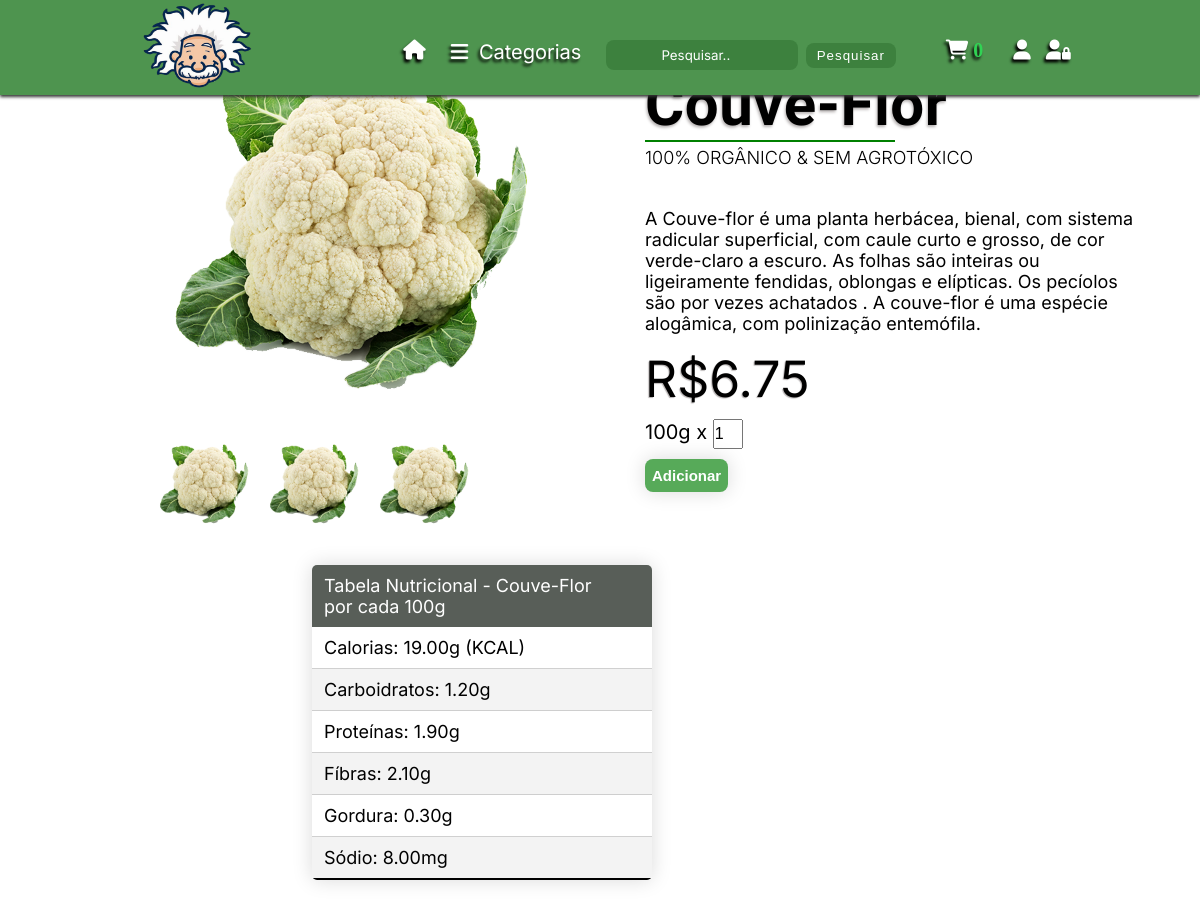
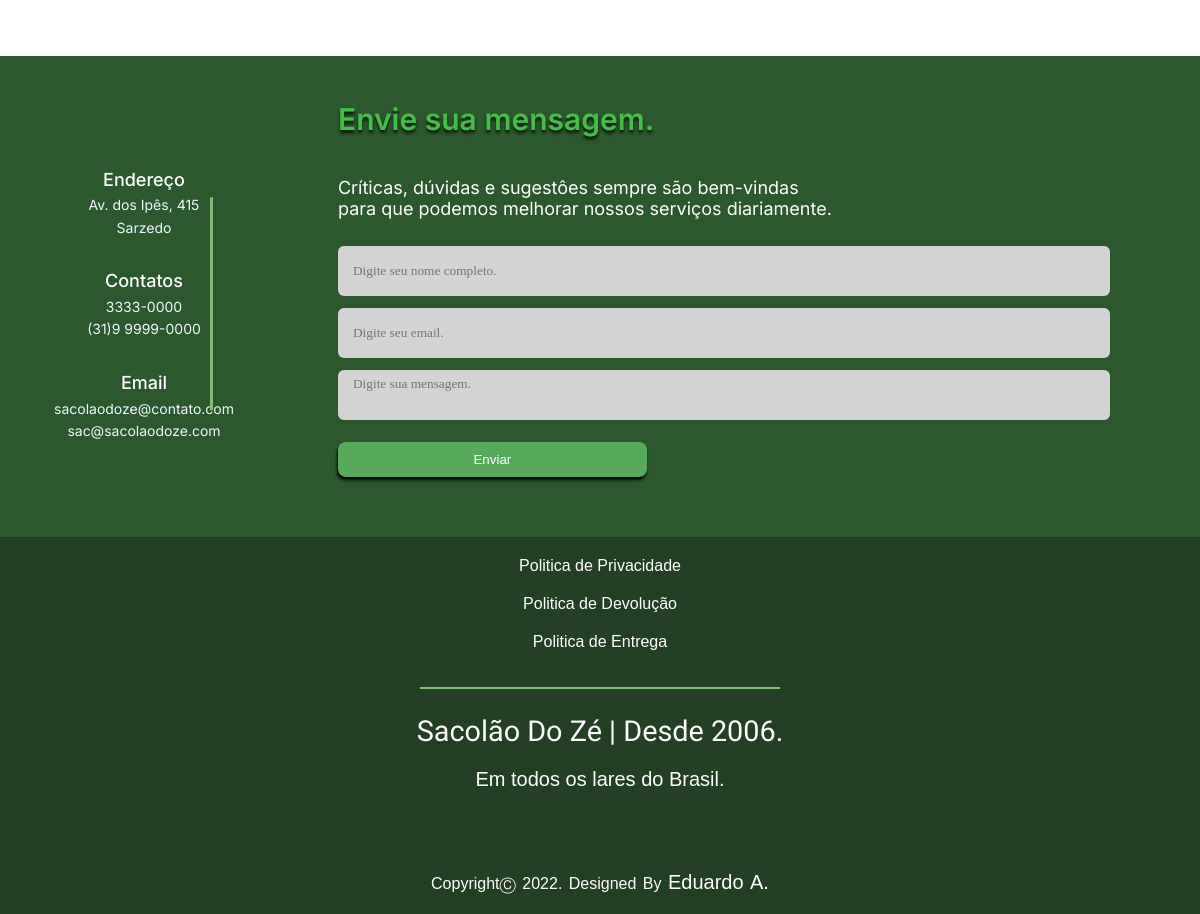
Page /product/9 on the committed database (2 pictures, top to bottom).
### shop/produtos/models.py (models this page shows, shortened)
class AddProduct(db.Model):
    __searchable__= ['name','desc']
    id= db.Column(db.Integer, primary_key=True)
    name= db.Column(db.String(80), nullable=False)
    price= db.Column(db.Numeric(10,2), nullable=False)
    discount= db.Column(db.Integer, default=0)
    stock= db.Column(db.Integer, nullable=False)
    desc= db.Column(db.Text, nullable=False)
    pub_date= db.Column(db.DateTime, nullable=False, default=datetime.utcnow)
    category_id= db.Column(db.Integer, db.ForeignKey('category.id'), nullable=False)
    category= db.relationship('Category', backref=db.backref('categories', lazy=True))
    image_1= db.Column(db.String(150),nullable=False, default='image.jpg')
    image_2= db.Column(db.String(150),nullable=False, default='image.jpg')
    image_3= db.Column(db.String(150),nullable=False, default='image.jpg')
    calorias= db.Column(db.Numeric(10,2), nullable=False)
    proteinas= db.Column(db.Numeric(10,2), nullable=False)
    carboidrato= db.Column(db.Numeric(10,2), nullable=False)
    fibra= db.Column(db.Numeric(10,2), nullable=False)
    fat= db.Column(db.Numeric(10,2), nullable=False)
    sodio= db.Column(db.Numeric(10,2), nullable=False)

### shop/produtos/routes.py (the view)
@app.route('/product/<int:id>')
def single_page(id):
    product= AddProduct.query.get_or_404(id)
    return render_template('produtos/single_page.html', product=product, categories=categories())

### shop/produtos/routes.py (called while the page is built)
def categories():
    categories= Category.query.join(AddProduct, (Category.id==AddProduct.category_id)).all()
    return categories

### shop/templates/produtos/single_page.html (shortened to what this page needs)
{% block content %}
<link rel="stylesheet" href="{{url_for('static', filename='css/single.css')}}">
{% include 'navbar.html' %}
<main>
    <section>
        <div class="container-single">
            <div class="left-side">
                <div class="itens">
                    <div class="select-img">
                        <img src="{{url_for('static', filename='images/' + product.image_1)}}" alt="{{product.name}}">
                    </div>
                    <div class="images-p">
                        <div class="imgs">
                            <img src="{{url_for('static', filename='images/' + product.image_1)}}" alt="{{product.name}}">
                        </div>
                        <div class="imgs">
                            <img src="{{url_for('static', filename='images/' + product.image_2)}}" alt="{{product.name}}">
                        </div>
                        <div class="imgs">
                            <img src="{{url_for('static', filename='images/' + product.image_3)}}" alt="{{product.name}}">
                        </div>
                    </div>
                </div>
            </div>
            <div class="right-side">
                <h2>{{product.name}}</h2>
                <hr width="45%" size="2" color="green">
                <span class="type-title">100% ORGÂNICO & SEM AGROTÓXICO</span>
                <br>
                <br>
                <p>{{product.desc}}</p>
                <span class="price">R${{product.price}}</span>
                <form action="{{url_for('AddCart')}}" method="POST">
                    <label class="quantity">100g x </label>
                    <input style="width: 30px; height: 30px; font-size: 16px;" type="number" name="quantity" id="" value="1" min="1" max="{{product.stock}}">
                    <br>
                    <button type="submit"  class="btn-adc">Adicionar</button>
                </form>
            </div>
        </div>
        <div class="tabela">
            <table class="content-table">
                <thead style="font-size: 18px; background: rgb(88, 94, 88); color: #ffff;">
                    <td>Tabela Nutricional - {{product.name}}<br>
                        por cada 100g</td>
                </thead>
                <tbody>
                    <tr>
                        <td>Calorias: {{product.calorias}}g (KCAL)</td>
                    <tr>
                        <td>Carboidratos: {{product.carboidrato}}g</td>
                    </tr>
                    <tr>
                        <td>Proteínas: {{product.proteinas}}g</td>
                    </tr>
                    <tr>
                        <td>Fíbras: {{product.fibra}}g</td>
                    </tr>
                    <tr>
                        <td>Gordura: {{product.fat}}g</td>
                    </tr>
                    <tr>
                        <td>Sódio: {{product.sodio}}mg</td>
                    </tr>
                </tbody>
            </table>
        </div>
    </section>
</main>
{% include 'footer.html' %}
{% endblock content %}

### shop/templates/navbar.html (shortened to what this page needs)
{% block content %}
<link rel="stylesheet" href="{{url_for('static', filename='css/navbar.css')}}">
<nav class="navbar">
    <div class="logo">
        <a href="/" >
            <img src="{{url_for('static', filename='img/logo2.png')}}">
        </a>
    </div>
    <ul class="nav-list">
        <li><a href="/" title="Ínicio">
            <i class="fa-solid fa-house" style="margin-right: 15px;"></i>
        </a></li>
        <div class="conteiner">
            <button class="click">
                <i class="fa-solid fa-bars" style="margin-top: 2px; margin-right: 5px;"></i>
                Categorias
            </button>
        </div>
        <form class="d-flex" role="search" action="{{url_for('result')}}">
            <input type="search"  placeholder="Pesquisar.." aria-label="Search" name="q">
                <button class="btn-search" type="submit">Pesquisar</button>
        </form>
        <li>
            <a href="/carts" title="Carrinho">
                <i class="fa-solid fa-cart-shopping">
                <span style="color: rgb(49, 211, 84); font-family: 'Verdana'; font: bold;">{{session['Shoppingcart']|length}}</span>
                </i>
            </a>
        </li>
        <li>
        {% if current_user.is_authenticated %}
            <a href="{{url_for('customerLogout')}}" title="Logout">
                <i class="fa-solid fa-user-xmark"></i>
                <span style="color: rgb(49, 211, 84); font-family: 'Verdana'; text-transform: uppercase;">{{current_user.name}}</span>
            </a>
        </li>
        {% else %}
        <li>
            <a href="{{url_for('customerLogin')}}" title="Login/Register">
            <i class="fa-solid fa-user"></i>
            </a>
        </li>
        {% endif %}
        <li>
            <a href="/admin/login" title="Área retrista">
            <i class="fa-solid fa-user-lock"></i>
            </a>
        </li>
    </ul>
</nav>
{% endblock content %}

### shop/templates/footer.html (shortened to what this page needs)
{% block content %}
<link rel="stylesheet" href="{{url_for('static', filename='css/footer.css')}}">
<footer>
    <div class="contato" id="contato">
        <div class="contet">
            <div class="left-side">
                <div class="adress details">
                    <div class="topic">Endereço</div>
                    <div class="text-one">Av. dos Ipês, 415</div>
                    <div class="text-two">Sarzedo</div>
                </div>
                <div class="adress details">
                    <div class="topic">Contatos</div>
                    <div class="text-one">3333-0000</div>
                    <div class="text-two">(31)9 9999-0000</div>
                </div>
                <div class="adress details">
                    <div class="topic">Email</div>
                    <div class="text-one">sacolaodoze@contato.com</div>
                    <div class="text-two">sac@sacolaodoze.com</div>
                </div>
            </div>
            <div class="right-side">
                <div class="topic-box" style="text-shadow: 0px 3px 3px #041b04;">Envie sua mensagem.</div>
                <br>
                <br>
                <p>
                    Críticas, dúvidas e sugestôes sempre são bem-vindas para que podemos
                    melhorar nossos serviços diariamente.
                </p>
                <form action="#">
                    <div class="input-box">
                        <input type="text" placeholder="Digite seu nome completo." style="font-family: 'Verdana';">
                    </div>
                    <div class="input-box">
                        <input type="email" placeholder="Digite seu email." style="font-family: 'Verdana';">
                    </div>
                    <div class="input-box mesage-box" >
                        <textarea placeholder="Digite sua mensagem." style="font-family: 'Verdana';"></textarea>
                    </div>
                    <button class="btn-add" href='#' value="Enviar" >Enviar</button>
                </form>
            </div>
        </div>
    </div>
    <div class="footer-content" >
        <ul class="polices">
            <li><a href="#">Politica de Privacidade</a></li>
            <li><a href="#">Politica de Devolução</a></li>
            <li><a href="#">Politica de Entrega</a></li>
        </ul>
        <br>
        <br>
        <hr size="3" width="30%" color='#83BD75'>
        <br>
        <h3>Sacolão do Zé | Desde 2006.</h3>
        <p> Em todos os lares do Brasil.</p>
    </div>
    <div class="footer-bottom">
        <p>copyrightⒸ 2022. designed by <a href="https://github.com/eduardoaoc">Eduardo A.</a></p>
    </div>
</footer>
{% endblock content %}

### shop/static/css/single.css (style rules this page uses)
.container-single { font-family: 'Inter'; display: flex; justify-content: center; align-items: center; width: 100%; height: 70%; }
.left-side { width: 100%; display: flex; flex-direction: column; }
.itens { align-self: flex-end; }
.select-img { border-radius: 6px; max-width: 400px; }
.select-img img { width: 100%; }
.images-p { margin-top: 5px; display: fleX; justify-content: space-evenly; max-width: 320px; gap: 10px; }
.imgs img { width: 100%; border-radius: 5px; }
.tabela { margin-left: 26%; margin-bottom: 90px; }
.content-table { color: black; font-family: 'Inter'; border-collapse: collapse; margin: 5px 0; font-size: 1em; min-width: 340px; border-radius: 5px; overflow: hidden; justify-content: center; align-items: center; box-shadow: 0 0 20px rgba(0, 0, 0, 0.15); }
.content-table td { font-size: 18px; }
.content-table th, .content-table td { font-weight: 400; padding: 10px 12px; }
.content-table tbody tr { border-bottom: 1px solid rgba(201, 201, 201, 0.867); }
.content-table tbody tr:nth-of-type(even) { background-color: #f3f3f3; }
.content-table tbody:last-of-type { border-bottom: 2px solid rgb(0, 0, 0); }
.right-side { margin-left: 90px; width: 100%; display: flex; flex-direction: column; }
.right-side h2 { color: black; font-family: 'Lobster'; font-size: 35px; letter-spacing: 0.5px; font-size: 60px; text-shadow: -1px 2px 3px rgb(182, 178, 178); }
.type-title { margin-top: 5px; font: italic; font-size: 18px; font-weight: 300; }
.right-side p { margin-bottom: 15px; font-size: 18px; width: 500px; }
.price { font-size: 50px; font-weight: 400; text-shadow: -1px 1px 1px rgb(182, 178, 178); margin-bottom: 10px; }
.btn-adc { margin-top: 10px; font-size: 15px; width: 15%; padding: 8px 0px; border: none; border-radius: 8px; outline: none; font-weight: 700; color: #ffffff; background: rgb(87, 170, 89); cursor: pointer; box-shadow: 0 0 20px rgba(0, 0, 0, 0.15); }
.quantity { font-size: 20px; margin-top: 190px; }

### shop/static/css/navbar.css (style rules this page uses)
* { margin: 0; padding: 0; scroll-behavior: smooth; box-sizing: border-box; }
.navbar a { font-size: 20px; color: rgb(255, 255, 255); text-decoration: none; transition: 0.3s; }
ul { list-style: none; }
.navbar { text-shadow: -2px 3px 3px rgb(0, 0, 0); font-family: 'Inter', sans-serif; background: #4E944F; position: fixed; height: 100px; display: flex; align-items: center; width: 100vw; justify-content: space-evenly; color: rgb(255, 255, 255); box-shadow: 0px 2px 3px #353535; margin-top: -5px; z-index: 1300; }
.nav-list { color: #ffffff; list-style: none; display: flex; margin-top: 15px; }
.nav-list li { margin-left: 15px; }
.navbar .logo img { width: 130px; height: 85px; }
.conteiner { position: relative; }
.click { outline: none; border: none; background-color: #4E944F; text-shadow: -2px 3px 3px rgb(0, 0, 0); font-family: 'Inter', sans-serif; font-size: 20px; color: rgb(255, 255, 255); text-decoration: none; transition: 0.3s; margin-left: 10px; margin-right: 25px; }
input[type=search] { font-family: 'Inter', sans-serif; right: 50%; background: #3d813e; border:none; text-align: center; border-radius: 8px; color: rgb(255, 255, 255); cursor: pointer; outline: none; min-height: 120%; }
input[type=search]::placeholder { font-family: 'Inter', sans-serif; color: #ffffff; opacity: 10; }
.btn-search { margin-left: 3px; margin-right: 35px; width: 90px; height: 25px; border: none; border-radius: 8px; outline: none; letter-spacing: 1px; color: #ffffff; background: #3d813e; }

### rows in the picture
AddProduct: image_1 (picture), image_2 (picture), image_3 (picture), name "Couve-Flor", desc "A Couve-flor é uma planta herbácea, bienal, com sistema radicular superficial, com caule curto e grosso, de cor verde-claro a escuro. As folhas são inteiras ou ligeiramente fendidas, oblongas e elípticas. Os pecíolos são por vezes achatados . A couve-flor é uma espécie alogâmica, com polinização entemófila.", price "6.75", calorias "19.00", carboidrato "1.20", proteinas "1.90", fibra "2.10", fat "0.30", sodio "8.00"

### other values in the picture
{{ session['Shoppingcart']|length }} "0"
